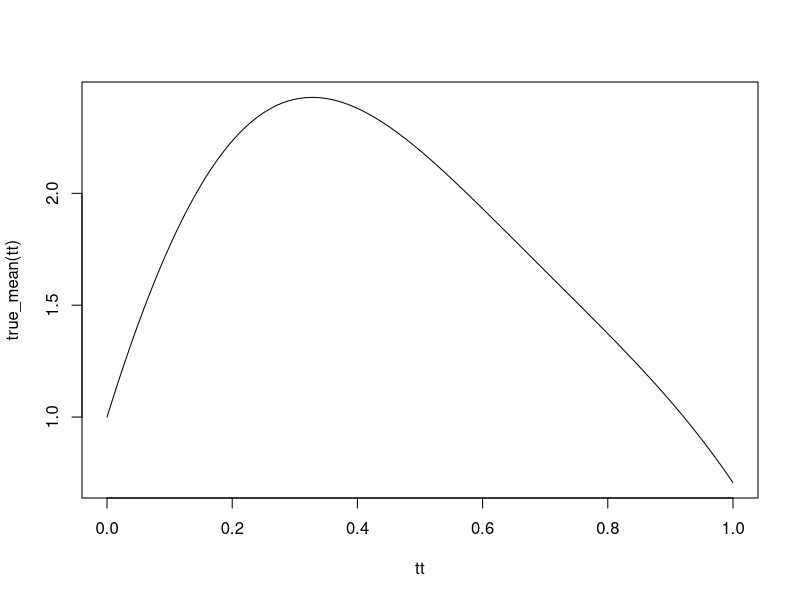

This figure's R source: (Note: this script raises an error after producing the figure.)
# rm(list=ls())

# user     	<- "stefan" 		# User Choice for Working Directory

# if(user == "stefan"){
    # if(Sys.info()[1]=="Darwin") {
        # setwd("/Users/stefanrameseder/Google Drive/ADW/R_Code")
    # } else {
        # setwd("C:/Users/LocalAdmin/Google Drive/ADW/R_Code")
    # }
# }


# Source Simulation DGP Data for DGP_name 
# source("bcd_setDataAndLibraries.R"))



## Generate Functional Data:
n        	<- 100 # Number of functions
T        	<- 200 # Number of evaluation points per function
tt       	<- seq(0,1,len=T) # Seq. of evaluation points
nbasis   	<- 5   # Number of basis functions
seq.ev   	<- rev(seq(from=2,to=.5,len=nbasis)) # Seq. of eigenvalues

## Choice of Mean Function:
true_mean	<- Vectorize(function(x) 3*sin(3*x) + cos(5*x))

plot(tt, true_mean(tt), type = "l")


## Creating a basis-object (check also the other possible basis functions!)
X_B      	<- create.bspline.basis(rangeval = c(0,1), nbasis = nbasis)

## Simulating scores
scrs_mat 	<- matrix(NA, nrow=nbasis, ncol=n)
for(b in 1:nbasis){
  scrs_mat[b,] 	<- rnorm(n,sd=sqrt(seq.ev[b]))
}
(eval.basis(evalarg = tt, basisobj = X_B) %*% scrs_mat)[1:2, 1:3]

## Simulated functions
X_mat    	<- (eval.basis(evalarg = tt, basisobj = X_B) %*% scrs_mat) + matrix(true_mean(tt), ncol = n, nrow = T)
dim(X_mat)

matplot(X_mat, x=tt, lty=1, col=add.alpha("black",alpha = .3), type="l", xlab="t")
lines(tt, true_mean(tt), col = "green", lwd = 2)
lines(rowMeans(X_mat), x=tt, lty=3, col = add.alpha("blue",alpha = .5), lwd=3)
legend(	"topright", legend = c("X_t", "True mean", "Estimated mean"),
		lty = c(1,1,3), 
		col = c(add.alpha("black",alpha = .3), "green", add.alpha("blue",alpha = .5)),
		lwd = c(1,2,3),
		title = "Sample, true and estimated mean")

